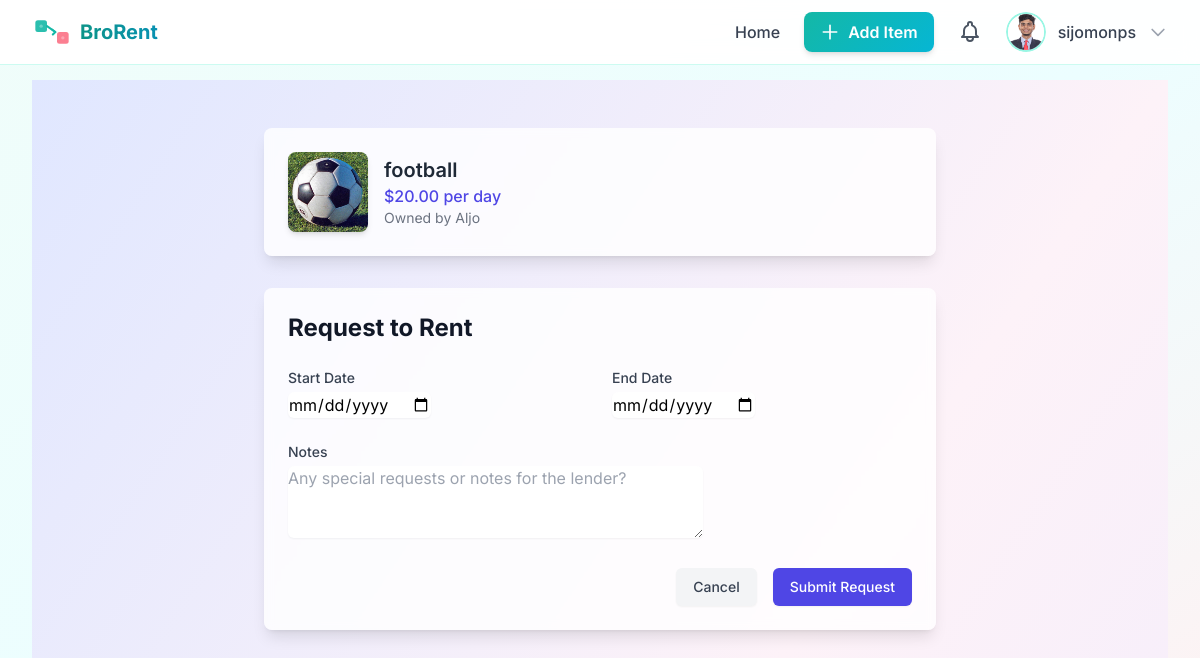
Page /item/16/rent/ (signed in) on the committed database.
### pages/models.py (models this page shows, shortened)
class CustomUser(AbstractUser):
    image = models.ImageField(upload_to='user_images/', blank=True, null=True)
    hostel_name = models.CharField(max_length=100)
    room_number = models.CharField(max_length=20)
    phone_number = models.CharField(max_length=15)

class Item(models.Model):
    CATEGORY_CHOICES = [
        ('clothes', 'Clothes'),
        ('accessories', 'Accessories'),
        ('gadgets', 'Gadgets'),
        ('books', 'Books'),
        ('sports', 'Sports Equipment'),
        ('others', 'Others'),
    ]
    name = models.CharField(max_length=100)
    description = models.TextField()
    price = models.DecimalField(max_digits=7, decimal_places=2)
    owner = models.ForeignKey('CustomUser', on_delete=models.CASCADE)
    image = models.ImageField(upload_to='item_images/', blank=True, null=True)
    is_available = models.BooleanField(default=True)
    per_day = models.BooleanField(default=False, help_text='Is this price per day?')
    date_posted = models.DateTimeField(auto_now_add=True)
    category = models.CharField(max_length=20, choices=CATEGORY_CHOICES, default='others')

### pages/views.py (the view)
# urls.py: path('item/<int:pk>/rent/', views.rental_request_view, name='rental_request'),
@login_required(login_url='login')
def rental_request_view(request, pk):
    item = get_object_or_404(Item, pk=pk)
    if request.user == item.owner:
        messages.error(request, "You cannot rent your own item.")
        return redirect('item_detail', pk=pk)
    if not item.is_available:
        messages.error(request, "This item is not available for rent.")
        return redirect('item_detail', pk=pk)
    existing_rental = Rental.objects.filter(
        item=item,
        borrower=request.user,
        status__in=['pending', 'approved', 'borrowed']
    ).first()
    if existing_rental:
        messages.warning(request, "You already have an active or pending rental request for this item.")
        return redirect('item_detail', pk=pk)
    if request.method == 'POST':
        form = RentalRequestForm(request.POST)
        if form.is_valid():
            rental = form.save(commit=False)
            rental.item = item
            rental.borrower = request.user
            rental.lender = item.owner
            rental.status = 'pending'
            rental.save()
            Notification.objects.create(
                user=item.owner,
                rental=rental,
                type='rental_request',
                message=f"{request.user.username} wants to rent your {item.name}."
            )
            messages.success(request, "Your rental request has been sent to the owner.")
            return redirect('item_detail', pk=pk)
    else:
        form = RentalRequestForm()
    context = {
        'form': form,
        'item': item
    }
    return render(request, 'rental_request.html', context)

### pages/forms.py (shortened to what this page needs)
class RentalRequestForm(forms.ModelForm):
    class Meta:
        model = Rental
        fields = ['start_date', 'end_date', 'notes']
        widgets = {
            'start_date': forms.DateInput(attrs={
                'type': 'date',
                'class': 'rounded-md border-gray-300 shadow-sm focus:border-indigo-500 focus:ring focus:ring-indigo-200 focus:ring-opacity-50'
            }),
            'end_date': forms.DateInput(attrs={
                'type': 'date',
                'class': 'rounded-md border-gray-300 shadow-sm focus:border-indigo-500 focus:ring focus:ring-indigo-200 focus:ring-opacity-50'
            }),
            'notes': forms.Textarea(attrs={
                'rows': 3,
                'class': 'rounded-md border-gray-300 shadow-sm focus:border-indigo-500 focus:ring focus:ring-indigo-200 focus:ring-opacity-50',
                'placeholder': 'Any special requests or notes for the lender?'
            })
        }

### pages/context_processors.py (called while the page is built)
def unread_notifications_count(request) -> Dict[str, int]:
    user = getattr(request, 'user', None)
    if not user or not user.is_authenticated or not user.pk:
        return {"unread_notifications_count": 0}
    from .models import Notification
    count = Notification.objects.filter(user=user, read=False).count()
    return {"unread_notifications_count": count}

### templates/rental_request.html (shortened to what this page needs)
{% extends 'base.html' %}
{% block content %}
<div class="min-h-screen bg-gradient-to-br from-indigo-100 via-pink-50 to-violet-100 py-12 px-4 sm:px-6 lg:px-8">
    <div class="max-w-2xl mx-auto">
        <div class="bg-white/80 backdrop-blur-sm rounded-lg shadow-lg p-6 mb-8">
            <div class="flex items-center space-x-4">
                {% if item.image %}
                    <img src="{{ item.image.url }}" alt="{{ item.name }}" class="h-20 w-20 object-cover rounded-lg shadow-md">
                {% endif %}
                <div>
                    <h2 class="text-xl font-semibold text-gray-800">{{ item.name }}</h2>
                    <p class="text-indigo-600 font-medium">
                        {% if item.per_day %}
                            ${{ item.price }} per day
                        {% else %}
                            ${{ item.price }}
                        {% endif %}
                    </p>
                    <p class="text-sm text-gray-500">Owned by {{ item.owner.username }}</p>
                </div>
            </div>
        </div>
        <div class="bg-white/80 backdrop-blur-sm rounded-lg shadow-lg p-6">
            <h1 class="text-2xl font-bold text-gray-900 mb-6">Request to Rent</h1>
            <form method="post" class="space-y-6">
                <div class="grid grid-cols-1 gap-6 sm:grid-cols-2">
                    <div>
                        <label for="{{ form.start_date.id_for_label }}" class="block text-sm font-medium text-gray-700">Start Date</label>
                        <div class="mt-1">
                            {{ form.start_date }}
                        </div>
                    </div>
                    <div>
                        <label for="{{ form.end_date.id_for_label }}" class="block text-sm font-medium text-gray-700">End Date</label>
                        <div class="mt-1">
                            {{ form.end_date }}
                        </div>
                    </div>
                </div>
                <div>
                    <label for="{{ form.notes.id_for_label }}" class="block text-sm font-medium text-gray-700">Notes</label>
                    <div class="mt-1">
                        {{ form.notes }}
                    </div>
                </div>
                <div class="flex justify-end space-x-4">
                    <a href="{% url 'item_detail' pk=item.pk %}" class="inline-flex justify-center py-2 px-4 border border-transparent shadow-sm text-sm font-medium rounded-md text-gray-700 bg-gray-100 hover:bg-gray-200 focus:outline-none focus:ring-2 focus:ring-offset-2 focus:ring-gray-500">
                        Cancel
                    </a>
                    <button type="submit" class="inline-flex justify-center py-2 px-4 border border-transparent shadow-sm text-sm font-medium rounded-md text-white bg-indigo-600 hover:bg-indigo-700 focus:outline-none focus:ring-2 focus:ring-offset-2 focus:ring-indigo-500">
                        Submit Request
                    </button>
                </div>
            </form>
        </div>
    </div>
</div>
{% endblock %}

### templates/base.html (shortened to what this page needs)
<!DOCTYPE html>
<html lang="en">
<head>
    <script src="https://cdn.tailwindcss.com"></script>
</head>
<body class="bg-gradient-to-br from-teal-50 via-cyan-50 to-rose-50 min-h-screen flex flex-col">
    <nav class="fixed w-full z-50 glass-effect border-b border-teal-100">
        <div class="max-w-7xl mx-auto px-4 sm:px-6 lg:px-8">
            <div class="flex items-center justify-between h-16">
                <div class="flex items-center">
                    <a href="{% url 'landing' %}" class="flex items-center space-x-2 logo-container group">
                        <span class="font-bold text-xl bg-gradient-to-r from-teal-600 to-cyan-600 bg-clip-text text-transparent group-hover:from-cyan-600 group-hover:to-rose-500 transition-all duration-300">BroRent</span>
                    </a>
                </div>
                <div class="flex items-center space-x-6">
                    <a href="{% url 'home' %}" class="nav-link text-gray-700 hover:text-teal-600 font-medium">Home</a>
                    {% if user.is_authenticated and not user.is_staff and not user.is_superuser %}
                    <a href="{% url 'item_create' %}" class="btn-primary text-white font-semibold py-2 px-4 rounded-lg flex items-center space-x-2 shadow-md">
                        <svg class="w-5 h-5" fill="none" stroke="currentColor" viewBox="0 0 24 24">
                            <path stroke-linecap="round" stroke-linejoin="round" stroke-width="2" d="M12 4v16m8-8H4"/>
                        </svg>
                        <span>Add Item</span>
                    </a>
                    {% endif %}
                    {% if user.is_authenticated %}
                        <a href="{% url 'notifications' %}" class="relative inline-flex items-center justify-center text-gray-600 hover:text-teal-600 transition-colors duration-200" title="Notifications">
                        </a>
                        <div class="relative group" id="profile-dropdown">
                            <button class="flex items-center space-x-3 group focus:outline-none">
                                <div class="profile-img-wrapper">
                                    {% if user.image %}
                                        <img src="{{ user.image.url }}" alt="{{ user.username }}" class="w-10 h-10 rounded-full border-2 border-teal-200 group-hover:border-teal-400 object-cover transition-all duration-300 group-hover:scale-110">
                                    {% else %}
                                        <div class="w-10 h-10 rounded-full bg-gradient-to-br from-teal-500 to-cyan-500 flex items-center justify-center text-white font-bold shadow-md group-hover:shadow-lg transition-all duration-300 group-hover:scale-110">
                                            {{ user.username|slice:":1"|upper }}
                                        </div>
                                    {% endif %}
                                </div>
                                <span class="font-medium text-gray-700 group-hover:text-teal-600 transition-colors duration-200">{{ user.username }}</span>
                                <svg class="w-5 h-5 text-gray-400 group-hover:text-teal-600 transition-colors duration-200" fill="none" stroke="currentColor" viewBox="0 0 24 24">
                                    <path stroke-linecap="round" stroke-linejoin="round" stroke-width="2" d="M19 9l-7 7-7-7"/>
                                </svg>
                            </button>
                        </div>
                    {% endif %}
                </div>
            </div>
        </div>
    </nav>
    <main class="flex-grow max-w-7xl mx-auto pt-20 pb-12 px-4 sm:px-6 lg:px-8 w-full">
        {% block content %}{% endblock %}
    </main>
</body>
</html>

### templates/base.html (style rules this page uses)
body { font-family: 'Inter', sans-serif; }
.glass-effect { background: rgba(255, 255, 255, 0.95); backdrop-filter: blur(10px); }
.logo-container { position: relative; display: inline-flex; align-items: center; justify-content: center; }
main { animation: fadeIn 0.6s ease-out; }
nav { animation: slideDown 0.5s ease-out; }
.btn-primary { background: linear-gradient(135deg, #14b8a6 0%, #06b6d4 100%); transition: all 0.3s ease; position: relative; overflow: hidden; }
.btn-primary::before { content: ''; position: absolute; top: 0; left: -100%; width: 100%; height: 100%; background: linear-gradient(90deg, transparent, rgba(255,255,255,0.3), transparent); transition: left 0.5s; }
.nav-link { position: relative; transition: color 0.3s ease; }
.nav-link::after { content: ''; position: absolute; width: 0; height: 2px; bottom: -4px; left: 0; background: linear-gradient(90deg, #14b8a6, #f43f5e); transition: width 0.3s ease; }
html { scroll-behavior: smooth; }
.profile-img-wrapper { position: relative; overflow: hidden; border-radius: 50%; }
.profile-img-wrapper::before { content: ''; position: absolute; inset: 0; background: linear-gradient(45deg, transparent, rgba(255,255,255,0.3), transparent); transform: translateX(-100%); transition: transform 0.6s; }
a, button { transition: all 0.3s cubic-bezier(0.4, 0, 0.2, 1); }

### rows in the picture
CustomUser: image (picture), username "sijomonps"
Item: image (picture), name "football", price "20.00", owner.username "Aljo"
